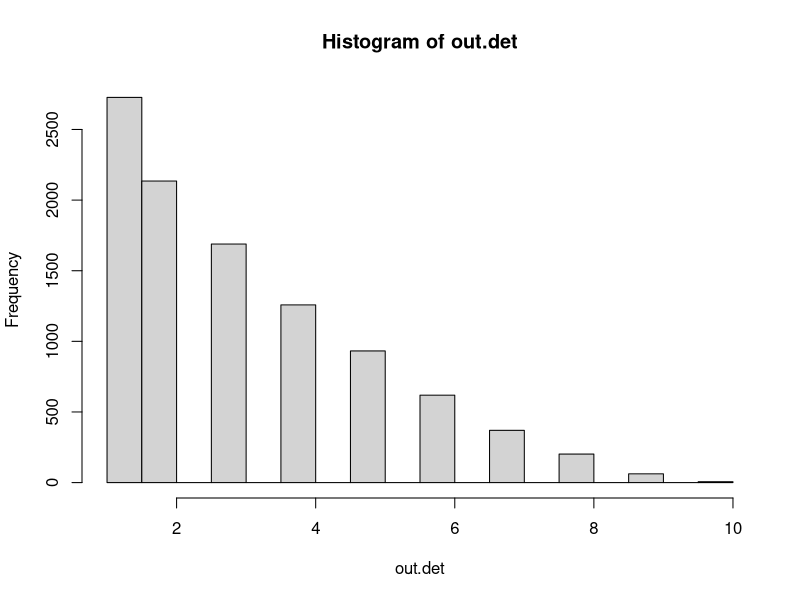

Here is the R script that generated this plot: (Note: this script raises an error after producing the figure.)
prop.impact <- 0.0026
n.impact <- 2.8
prop.sample <- 0.1
n.plots <- 1087

dat <- data.frame(id = 1:n.plots,
                  impact = 0)
dat$impact[sample(1:n.plots, size = round(n.plots*prop.impact))] <- 1
#dat$impact[sample(1:n.plots, size = n.impact)] <- 1

out.det <- c()
out.imp <- c()

for(i in 1:10000){
  
  det <- 0
  imp <- 0
  iter.det <- 0
  iter.imp <- 0
  sum <- 0
  rows <- 1:n.plots
  
  while(det==0 | imp==0){
    
    if(det==0) {iter.det <- iter.det+1}
    if(imp==0) {iter.imp <- iter.imp+1}
    
    if(length(rows)>round(n.plots*prop.sample)){
          samp <- sample(rows, size = round(n.plots*prop.sample))
    } else {
      samp <- rows
    }
    
    if(sum(dat$impact[samp])>0) {
      
      det <- 1
      print("success")
      sum <- sum+sum(dat$impact[samp])
      
      rows <- rows[-which(rows%in%samp)]
      
      if(sum >= round(prop.impact*n.plots)){
        imp <- 1
      }
      
    } else {

      rows <- rows[-which(rows%in%samp)]
      
      print("failure")
      
    }
  }
  
  out.det <- c(out.det,iter.det)
  out.imp <- c(out.imp, iter.imp)
  
}

hist(out.det)
#hist(out.imp)

mean(out.det)
#mean(out.imp)


data.frame(yr = out.det) %>% 
  ggplot() +
  geom_histogram(aes(x = yr),
                 bins = 10,
                 fill = "gray65") +
  scale_x_continuous(breaks = 1:10) +
  labs(x = "Years until detection",
       y = "Count") +
  geom_vline(xintercept = mean(out.det),
             col = "red", lwd = 1.7)
  













